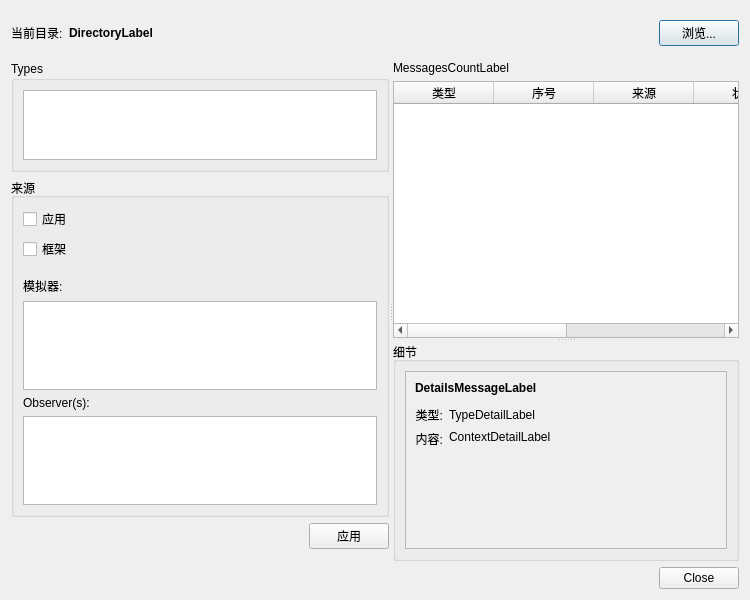
<?xml version="1.0" encoding="UTF-8"?>
<ui version="4.0">
 <class>LogExplorerDialog</class>
 <widget class="QDialog" name="LogExplorerDialog">
  <property name="geometry">
   <rect>
    <x>0</x>
    <y>0</y>
    <width>750</width>
    <height>600</height>
   </rect>
  </property>
  <property name="windowTitle">
   <string notr="true">OpenFLUID logs</string>
  </property>
  <layout class="QVBoxLayout" name="verticalLayout" stretch="0,1,0">
   <item>
    <widget class="QWidget" name="DirectoryWidget" native="true">
     <layout class="QHBoxLayout" name="horizontalLayout_3" stretch="0,1,0">
      <property name="leftMargin">
       <number>0</number>
      </property>
      <property name="rightMargin">
       <number>0</number>
      </property>
      <item>
       <widget class="QLabel" name="label">
        <property name="text">
         <string>当前目录:</string>
        </property>
       </widget>
      </item>
      <item>
       <widget class="openfluid::ui::common::ElidedLabel" name="DirectoryLabel">
        <property name="font">
         <font>
          <weight>75</weight>
          <bold>true</bold>
         </font>
        </property>
        <property name="text">
         <string notr="true">DirectoryLabel</string>
        </property>
       </widget>
      </item>
      <item>
       <widget class="QPushButton" name="ChangeDirButton">
        <property name="text">
         <string>浏览...</string>
        </property>
       </widget>
      </item>
     </layout>
    </widget>
   </item>
   <item>
    <widget class="QWidget" name="widget" native="true">
     <layout class="QVBoxLayout" name="verticalLayout_8">
      <property name="leftMargin">
       <number>0</number>
      </property>
      <property name="topMargin">
       <number>0</number>
      </property>
      <property name="rightMargin">
       <number>0</number>
      </property>
      <property name="bottomMargin">
       <number>0</number>
      </property>
      <item>
       <widget class="QSplitter" name="HorizontalSplitter">
        <property name="orientation">
         <enum>Qt::Horizontal</enum>
        </property>
        <property name="childrenCollapsible">
         <bool>false</bool>
        </property>
        <widget class="QWidget" name="FilteringWidget" native="true">
         <property name="minimumSize">
          <size>
           <width>200</width>
           <height>0</height>
          </size>
         </property>
         <property name="baseSize">
          <size>
           <width>200</width>
           <height>0</height>
          </size>
         </property>
         <layout class="QVBoxLayout" name="verticalLayout_3" stretch="0,0,0,1">
          <property name="leftMargin">
           <number>0</number>
          </property>
          <property name="topMargin">
           <number>0</number>
          </property>
          <property name="rightMargin">
           <number>0</number>
          </property>
          <property name="bottomMargin">
           <number>12</number>
          </property>
          <item>
           <widget class="QGroupBox" name="groupBox">
            <property name="title">
             <string>Types</string>
            </property>
            <layout class="QVBoxLayout" name="verticalLayout_4">
             <item>
              <widget class="QListWidget" name="TypeFilterListWidget">
               <property name="baseSize">
                <size>
                 <width>0</width>
                 <height>0</height>
                </size>
               </property>
               <property name="editTriggers">
                <set>QAbstractItemView::NoEditTriggers</set>
               </property>
               <property name="selectionMode">
                <enum>QAbstractItemView::NoSelection</enum>
               </property>
              </widget>
             </item>
            </layout>
           </widget>
          </item>
          <item>
           <widget class="QGroupBox" name="groupBox_2">
            <property name="title">
             <string>来源</string>
            </property>
            <layout class="QVBoxLayout" name="verticalLayout_5">
             <item>
              <widget class="QCheckBox" name="AppFilterCheckBox">
               <property name="text">
                <string>应用</string>
               </property>
              </widget>
             </item>
             <item>
              <widget class="QCheckBox" name="FrameworkFilterCheckBox">
               <property name="text">
                <string>框架</string>
               </property>
              </widget>
             </item>
             <item>
              <spacer name="verticalSpacer_2">
               <property name="orientation">
                <enum>Qt::Vertical</enum>
               </property>
               <property name="sizeType">
                <enum>QSizePolicy::Fixed</enum>
               </property>
               <property name="sizeHint" stdset="0">
                <size>
                 <width>20</width>
                 <height>10</height>
                </size>
               </property>
              </spacer>
             </item>
             <item>
              <widget class="QLabel" name="label_2">
               <property name="text">
                <string>模拟器:</string>
               </property>
              </widget>
             </item>
             <item>
              <widget class="QListWidget" name="SimulatorFilterListWidget"/>
             </item>
             <item>
              <widget class="QLabel" name="label_3">
               <property name="text">
                <string>Observer(s):</string>
               </property>
              </widget>
             </item>
             <item>
              <widget class="QListWidget" name="ObserverFilterListWidget"/>
             </item>
            </layout>
           </widget>
          </item>
          <item>
           <layout class="QHBoxLayout" name="horizontalLayout">
            <item>
             <spacer name="horizontalSpacer">
              <property name="orientation">
               <enum>Qt::Horizontal</enum>
              </property>
              <property name="sizeHint" stdset="0">
               <size>
                <width>40</width>
                <height>20</height>
               </size>
              </property>
             </spacer>
            </item>
            <item>
             <widget class="QPushButton" name="ApplyFilteringButton">
              <property name="text">
               <string>应用</string>
              </property>
             </widget>
            </item>
           </layout>
          </item>
          <item>
           <spacer name="verticalSpacer">
            <property name="orientation">
             <enum>Qt::Vertical</enum>
            </property>
            <property name="sizeHint" stdset="0">
             <size>
              <width>20</width>
              <height>40</height>
             </size>
            </property>
           </spacer>
          </item>
         </layout>
        </widget>
        <widget class="QSplitter" name="VerticalSplitter">
         <property name="orientation">
          <enum>Qt::Vertical</enum>
         </property>
         <property name="childrenCollapsible">
          <bool>false</bool>
         </property>
         <widget class="QWidget" name="verticalLayoutWidget">
          <layout class="QVBoxLayout" name="verticalLayout_2">
           <item>
            <widget class="QLabel" name="MessagesCountLabel">
             <property name="text">
              <string notr="true">MessagesCountLabel</string>
             </property>
            </widget>
           </item>
           <item>
            <widget class="QTableWidget" name="LogTableWidget">
             <property name="editTriggers">
              <set>QAbstractItemView::NoEditTriggers</set>
             </property>
             <property name="selectionMode">
              <enum>QAbstractItemView::SingleSelection</enum>
             </property>
             <property name="selectionBehavior">
              <enum>QAbstractItemView::SelectRows</enum>
             </property>
             <attribute name="horizontalHeaderStretchLastSection">
              <bool>true</bool>
             </attribute>
             <attribute name="verticalHeaderVisible">
              <bool>false</bool>
             </attribute>
             <column>
              <property name="text">
               <string>类型</string>
              </property>
             </column>
             <column>
              <property name="text">
               <string>序号</string>
              </property>
             </column>
             <column>
              <property name="text">
               <string>来源</string>
              </property>
             </column>
             <column>
              <property name="text">
               <string>状态</string>
              </property>
             </column>
             <column>
              <property name="text">
               <string>时间索引</string>
              </property>
             </column>
             <column>
              <property name="text">
               <string>消息</string>
              </property>
             </column>
            </widget>
           </item>
          </layout>
         </widget>
         <widget class="QGroupBox" name="DetailsGroupBox">
          <property name="title">
           <string>细节</string>
          </property>
          <layout class="QVBoxLayout" name="verticalLayout_6">
           <item>
            <widget class="QScrollArea" name="DetailsArea">
             <property name="widgetResizable">
              <bool>true</bool>
             </property>
             <widget class="QWidget" name="scrollAreaWidgetContents">
              <property name="geometry">
               <rect>
                <x>0</x>
                <y>0</y>
                <width>329</width>
                <height>182</height>
               </rect>
              </property>
              <layout class="QVBoxLayout" name="verticalLayout_7">
               <item>
                <widget class="QLabel" name="MessageDetailLabel">
                 <property name="font">
                  <font>
                   <weight>75</weight>
                   <bold>true</bold>
                  </font>
                 </property>
                 <property name="text">
                  <string notr="true">DetailsMessageLabel</string>
                 </property>
                </widget>
               </item>
               <item>
                <spacer name="verticalSpacer_4">
                 <property name="orientation">
                  <enum>Qt::Vertical</enum>
                 </property>
                 <property name="sizeType">
                  <enum>QSizePolicy::Fixed</enum>
                 </property>
                 <property name="sizeHint" stdset="0">
                  <size>
                   <width>20</width>
                   <height>5</height>
                  </size>
                 </property>
                </spacer>
               </item>
               <item>
                <layout class="QGridLayout" name="gridLayout" rowstretch="0,1" columnstretch="0,1">
                 <item row="0" column="0">
                  <widget class="QLabel" name="label_6">
                   <property name="text">
                    <string>类型:</string>
                   </property>
                   <property name="alignment">
                    <set>Qt::AlignRight|Qt::AlignTrailing|Qt::AlignVCenter</set>
                   </property>
                  </widget>
                 </item>
                 <item row="0" column="1">
                  <widget class="QLabel" name="TypeDetailLabel">
                   <property name="text">
                    <string notr="true">TypeDetailLabel</string>
                   </property>
                  </widget>
                 </item>
                 <item row="1" column="0">
                  <widget class="QLabel" name="label_4">
                   <property name="text">
                    <string>内容:</string>
                   </property>
                   <property name="alignment">
                    <set>Qt::AlignRight|Qt::AlignTop|Qt::AlignTrailing</set>
                   </property>
                  </widget>
                 </item>
                 <item row="1" column="1">
                  <widget class="QLabel" name="ContextDetailLabel">
                   <property name="text">
                    <string notr="true">ContextDetailLabel</string>
                   </property>
                   <property name="alignment">
                    <set>Qt::AlignLeading|Qt::AlignLeft|Qt::AlignTop</set>
                   </property>
                   <property name="wordWrap">
                    <bool>true</bool>
                   </property>
                  </widget>
                 </item>
                </layout>
               </item>
               <item>
                <spacer name="verticalSpacer_3">
                 <property name="orientation">
                  <enum>Qt::Vertical</enum>
                 </property>
                 <property name="sizeHint" stdset="0">
                  <size>
                   <width>20</width>
                   <height>40</height>
                  </size>
                 </property>
                </spacer>
               </item>
              </layout>
             </widget>
            </widget>
           </item>
          </layout>
         </widget>
        </widget>
       </widget>
      </item>
     </layout>
    </widget>
   </item>
   <item>
    <widget class="QDialogButtonBox" name="ButtonBox">
     <property name="standardButtons">
      <set>QDialogButtonBox::Close</set>
     </property>
    </widget>
   </item>
  </layout>
 </widget>
 <customwidgets>
  <customwidget>
   <class>openfluid::ui::common::ElidedLabel</class>
   <extends>QLabel</extends>
   <header location="global">openfluid/ui/common/ElidedLabel.hpp</header>
  </customwidget>
 </customwidgets>
 <resources/>
 <connections/>
</ui>
